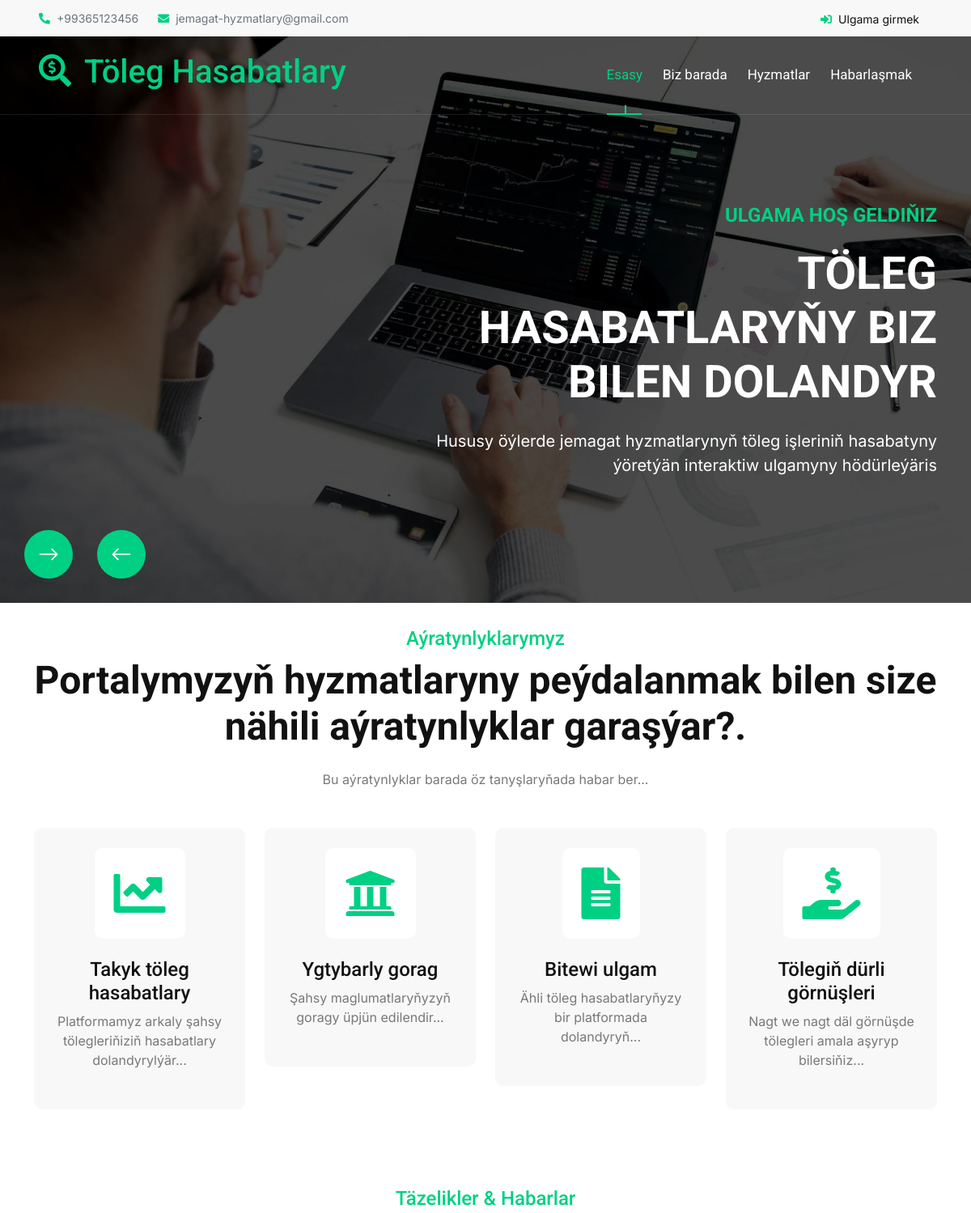
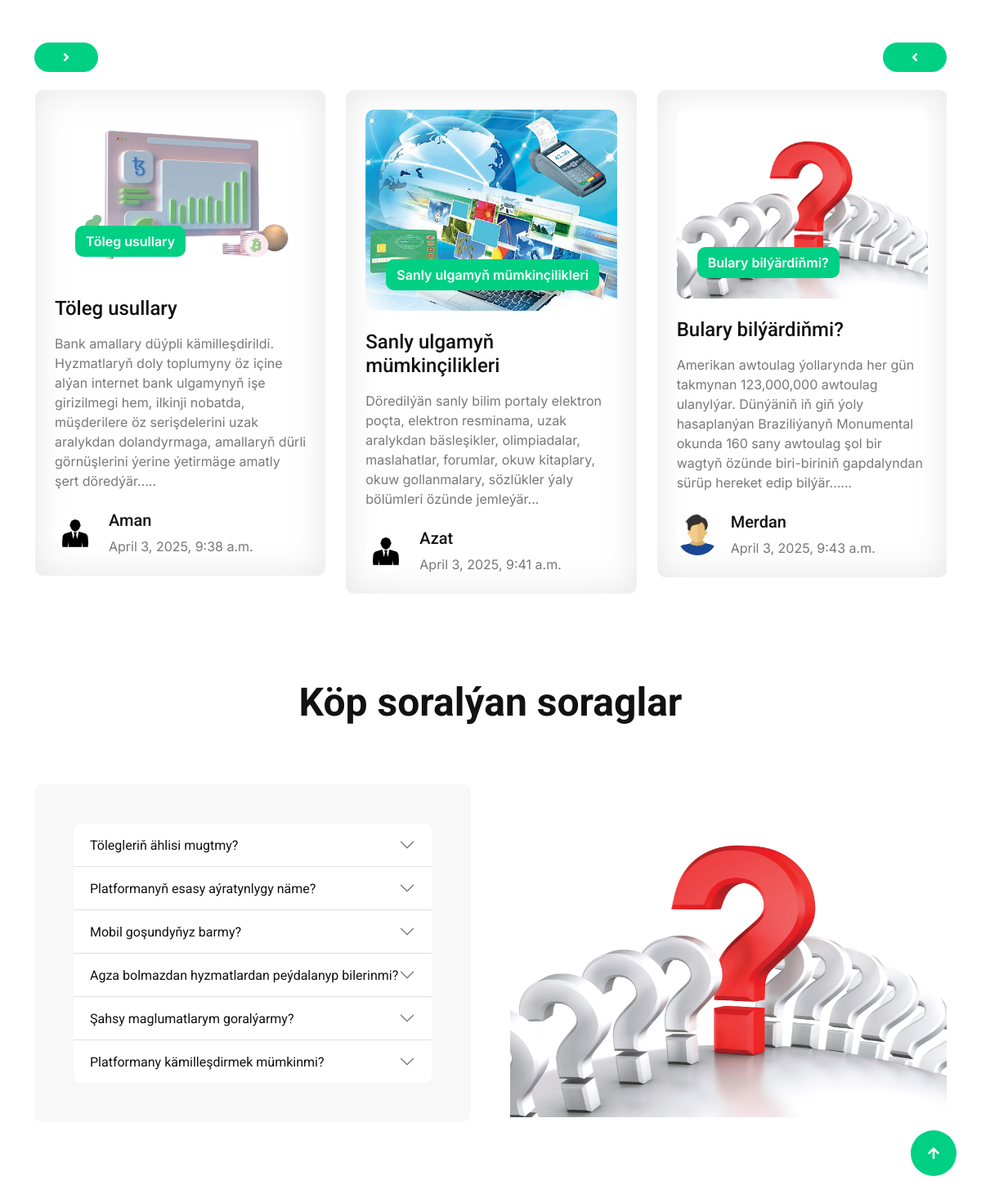
The page / on the database its author committed (2 pictures, top to bottom).
### tolegler/models.py (models this page shows, shortened)
class Habarlar(models.Model):
    goyan= models.ForeignKey(User, on_delete=models.CASCADE)
    ady=models.CharField(max_length=50,unique=True)
    goylan_senesi = models.DateTimeField(auto_now_add=True)
    beyany=models.TextField(blank=True, null=True)
    suraty=models.ImageField(upload_to='media/images/',blank=True,null=True)
    class Meta:
        verbose_name_plural="Habarlar"

class Profil(models.Model):
    ulanyjy = models.OneToOneField(User, on_delete=models.CASCADE, related_name='profil')
    telefon = models.CharField(max_length=15, blank=True, null=True)
    salgy = models.TextField(blank=True, null=True)
    suraty = models.ImageField(upload_to='media/images/', blank=True, null=True)
    doglan_guni = models.DateField(blank=True, null=True)
    class Meta:
        verbose_name_plural="Profiller"

### tolegler/views.py (the view)
# urls.py: path('', index, name='index'),
def index(request):
    habarlar = Habarlar.objects.all()
    context={
        'habarlar': habarlar
    }
    return render(request, 'tolegler/index.html',context)

### tolegler/templates/tolegler/index.html (shortened to what this page needs)
{% load static %}
<!DOCTYPE html>
<html lang="en">
    <head>
        <link rel="stylesheet" href="https://use.fontawesome.com/releases/v5.15.4/css/all.css"/>
        <link href="https://cdn.jsdelivr.net/npm/bootstrap-icons@1.4.1/font/bootstrap-icons.css" rel="stylesheet">
        <link rel="stylesheet" href="{% static 'tolegler/lib/animate/animate.min.css' %}">
        <link rel="stylesheet" href="{% static 'tolegler/lib/lightbox/css/lightbox.min.css' %}">
        <link rel="stylesheet" href="{% static 'tolegler/lib/owlcarousel/assets/owl.carousel.min.css' %}">
        <link href="{% static 'tolegler/css/bootstrap.min.css' %}" rel="stylesheet">
        <link href="{% static 'tolegler/css/style.css' %}" rel="stylesheet">
    </head>
    <body>
        <div class="container-fluid topbar bg-light px-5 d-none d-lg-block">
            <div class="row gx-0 align-items-center">
                <div class="col-lg-8 text-center text-lg-start mb-2 mb-lg-0">
                    <div class="d-flex flex-wrap">
                        <a href="tel:+01234567890" class="text-muted small me-4"><i class="fas fa-phone-alt text-primary me-2"></i>+99365123456</a>
                        <a href="mailto:example@gmail.com" class="text-muted small me-0"><i class="fas fa-envelope text-primary me-2"></i>jemagat-hyzmatlary@gmail.com</a>
                    </div>
                </div>
                <div class="col-lg-4 text-center text-lg-end">
                    <div class="d-inline-flex align-items-center" style="height: 45px;">
                        {% if not user.is_authenticated %}
                        <a href="{% url 'login' %}"><small class="me-3 text-dark"><i class="fa fa-sign-in-alt text-primary me-2"></i>Ulgama girmek</small></a>
                        {% endif %}
                    </div>
                </div>
            </div>
        </div>
        <div class="container-fluid position-relative p-0">
            <nav class="navbar navbar-expand-lg navbar-light px-4 px-lg-5 py-3 py-lg-0">
                <a href="" class="navbar-brand p-0">
                    <h1 class="text-primary"><i class="fas fa-search-dollar me-3"></i>Töleg Hasabatlary</h1>
                </a>
                <div class="collapse navbar-collapse" id="navbarCollapse">
                    <div class="navbar-nav ms-auto py-0">
                        <a href="{% url 'index' %}" class="nav-item nav-link active">Esasy</a>
                        <a href="{% url 'about' %}" class="nav-item nav-link">Biz barada</a>
                        <a href="{% url 'hyzmatlar' %}" class="nav-item nav-link">Hyzmatlar</a>
                        <a href="{% url 'contact' %}" class="nav-item nav-link">Habarlaşmak</a>
                    </div>
                </div>
            </nav>
            <div class="header-carousel owl-carousel">
                <div class="header-carousel-item">
                    <img src="{% static 'tolegler/img/carousel-1.jpg' %}" class="img-fluid w-100" alt="Image">
                    <div class="carousel-caption">
                        <div class="container">
                            <div class="row gy-0 gx-5">
                                <div class="col-lg-0 col-xl-5"></div>
                                <div class="col-xl-7 animated fadeInLeft">
                                    <div class="text-sm-center text-md-end">
                                        <h4 class="text-primary text-uppercase fw-bold mb-4">Ulgama hoş geldiňiz</h4>
                                        <h1 class="display-4 text-uppercase text-white mb-4">Töleg hasabatlaryňy biz bilen dolandyr</h1>
                                        <p class="mb-5 fs-5">Hususy öýlerde jemagat hyzmatlarynyň töleg işleriniň hasabatyny ýöretýän interaktiw ulgamyny hödürleýäris
                                        </p>
                                    </div>
                                </div>
                            </div>
                        </div>
                    </div>
                </div>
            </div>
        </div>
        <div class="container-fluid feature pb-5">
            <div class="container pb-5">
                <div class="text-center mx-auto pb-5 wow fadeInUp" data-wow-delay="0.2s" style="max-width: 800px margin-top:30px;">
                    <h4 class="text-primary" style="margin-top:30px;">Aýratynlyklarymyz</h4>
                    <h1 class="display-5 mb-4">Portalymyzyň hyzmatlaryny peýdalanmak bilen size nähili aýratynlyklar garaşýar?.</h1>
                    <p class="mb-0">Bu aýratynlyklar barada öz tanyşlaryňada habar ber...
                    </p>
                </div>
                <div class="row g-4">
                    <div class="col-md-6 col-lg-6 col-xl-3 wow fadeInUp" data-wow-delay="0.2s">
                        <div class="feature-item p-4">
                            <div class="feature-icon p-4 mb-4">
                                <i class="fas fa-chart-line fa-4x text-primary"></i>
                            </div>
                            <h4>Takyk töleg hasabatlary</h4>
                            <p class="mb-4">Platformamyz arkaly şahsy tölegleriňiziň hasabatlary dolandyrylýär...
                            </p>
                        </div>
                    </div>
                    <div class="col-md-6 col-lg-6 col-xl-3 wow fadeInUp" data-wow-delay="0.4s">
                        <div class="feature-item p-4">
                            <div class="feature-icon p-4 mb-4">
                                <i class="fas fa-university fa-4x text-primary"></i>
                            </div>
                            <h4>Ygtybarly gorag</h4>
                            <p class="mb-4">Şahsy maglumatlaryňyzyň goragy üpjün edilendir...
                            </p>
                        </div>
                    </div>
                    <div class="col-md-6 col-lg-6 col-xl-3 wow fadeInUp" data-wow-delay="0.6s">
                        <div class="feature-item p-4">
                            <div class="feature-icon p-4 mb-4">
                                <i class="fas fa-file-alt fa-4x text-primary"></i>
                            </div>
                            <h4>Bitewi ulgam</h4>
                            <p class="mb-4">Ähli töleg hasabatlaryňyzy bir platformada dolandyryň...
                            </p>
                        </div>
                    </div>
                    <div class="col-md-6 col-lg-6 col-xl-3 wow fadeInUp" data-wow-delay="0.8s">
                        <div class="feature-item p-4">
                            <div class="feature-icon p-4 mb-4">
                                <i class="fas fa-hand-holding-usd fa-4x text-primary"></i>
                            </div>
                            <h4>Tölegiň dürli görnüşleri</h4>
                            <p class="mb-4">Nagt we nagt däl görnüşde tölegleri amala aşyryp bilersiňiz...
                            </p>
                        </div>
                    </div>
                </div>
            </div>
        </div>
        <div class="container-fluid blog pb-5">
            <div class="container pb-5">
                <div class="text-center mx-auto pb-5 wow fadeInUp" data-wow-delay="0.2s" style="max-width: 800px;">
                    <h4 class="text-primary">Täzelikler & Habarlar</h4>
                </div>
                <div class="owl-carousel blog-carousel wow fadeInUp" data-wow-delay="0.2s">
                    {% for habar in habarlar %}
                    <div class="blog-item p-4">
                        <div class="blog-img mb-4">
                            <img src="{{ habar.suraty.url }}" class="img-fluid w-100 rounded" alt="">
                            <div class="blog-title">
                                <a href="#" class="btn">{{ habar.ady }}</a>
                            </div>
                        </div>
                        <a href="#" class="h4 d-inline-block mb-3">{{habar.ady}}</a>
                        <p class="mb-4">{{habar.beyany}}</p>
                        <div class="d-flex align-items-center">
                            <img src="{{habar.goyan.profil.suraty.url}}" class="img-fluid rounded-circle" style="width: 50px; height: 50px;" alt="">
                            <div class="ms-3">
                                <h5>{{ habar.goyan }}</h5>
                                <p class="mb-0">{{ habar.goylan_senesi }}</p>
                            </div>
                        </div>
                    </div>
                    {% endfor %}
                </div>
            </div>
        </div>
        <div class="container-fluid faq-section pb-5">
            <div class="container pb-5 overflow-hidden">
                <div class="text-center mx-auto pb-5 wow fadeInUp" data-wow-delay="0.2s" style="max-width: 800px;">
                    <h1 class="display-5 mb-4">Köp soralýan soraglar</h1>
                </div>
                <div class="row g-5 align-items-center">
                    <div class="col-lg-6 wow fadeInLeft" data-wow-delay="0.2s">
                        <div class="accordion accordion-flush bg-light rounded p-5" id="accordionFlushSection">
                            <div class="accordion-item rounded-top">
                                <h2 class="accordion-header" id="flush-headingOne">
                                    <button class="accordion-button collapsed rounded-top" type="button" data-bs-toggle="collapse" data-bs-target="#flush-collapseOne" aria-expanded="false" aria-controls="flush-collapseOne">
                                    Tölegleriň ählisi mugtmy?
                                    </button>
                                </h2>
                            </div>
                            <div class="accordion-item">
                                <h2 class="accordion-header" id="flush-headingTwo">
                                    <button class="accordion-button collapsed" type="button" data-bs-toggle="collapse" data-bs-target="#flush-collapseTwo" aria-expanded="false" aria-controls="flush-collapseTwo">
                                    Platformanyň esasy aýratynlygy näme?
                                    </button>
                                </h2>
                            </div>
                            <div class="accordion-item">
                                <h2 class="accordion-header" id="flush-headingThree">
                                    <button class="accordion-button collapsed" type="button" data-bs-toggle="collapse" data-bs-target="#flush-collapseThree" aria-expanded="false" aria-controls="flush-collapseThree">
                                    Mobil goşundyňyz barmy?
                                    </button>
                                </h2>
                            </div>
                            <div class="accordion-item">
                                <h2 class="accordion-header" id="flush-headingFour">
                                    <button class="accordion-button collapsed" type="button" data-bs-toggle="collapse" data-bs-target="#flush-collapseFour" aria-expanded="false" aria-controls="flush-collapseFour">
                                    Agza bolmazdan hyzmatlardan peýdalanyp bilerinmi?
                                    </button>
                                </h2>
                            </div>
                            <div class="accordion-item">
                                <h2 class="accordion-header" id="flush-headingFive">
                                    <button class="accordion-button collapsed" type="button" data-bs-toggle="collapse" data-bs-target="#flush-collapseFive" aria-expanded="false" aria-controls="flush-collapseFive">
                                    Şahsy maglumatlarym goralýarmy?
                                    </button>
                                </h2>
                            </div>
                            <div class="accordion-item rounded-bottom">
                                <h2 class="accordion-header" id="flush-headingSix">
                                    <button class="accordion-button collapsed" type="button" data-bs-toggle="collapse" data-bs-target="#flush-collapseSix" aria-expanded="false" aria-controls="flush-collapseSix">
                                    Platformany kämilleşdirmek mümkinmi?
                                    </button>
                                </h2>
                            </div>
                        </div>
                    </div>
                    <div class="col-lg-6 wow fadeInRight" data-wow-delay="0.2s">
                        <div class="bg-primary rounded">
                            <img src="{% static 'tolegler/img/soraglar.jpg' %}" class="img-fluid w-100" alt="">
                        </div>
                    </div>
                </div>
            </div>
        </div>
        <a href="#" class="btn btn-primary btn-lg-square rounded-circle back-to-top"><i class="fa fa-arrow-up"></i></a>
    </body>
</html>

### rows shown on the page
Habarlar: suraty (picture), ady "Töleg usullary", beyany "Bank amallary düýpli kämilleşdirildi. Hyzmatlaryň doly toplumyny öz içine alýan internet bank ulgamynyň işe girizilmegi hem, ilkinji nobatda, müşderilere öz serişdelerini uzak aralykdan dolandyrmaga, amallaryň dürli görnüşlerini ýerine ýetirmäge amatly şert döredýär.....", goyan.profil.suraty (picture), goyan "Aman", goylan_senesi "April 3, 2025, 9:38 a.m."
Habarlar: suraty (picture), ady "Sanly ulgamyň mümkinçilikleri", beyany "Döredilýän sanly bilim portaly elektron poçta, elektron resminama, uzak aralykdan bäsleşikler, olimpiadalar, maslahatlar, forumlar, okuw kitaplary, okuw gollanmalary, sözlükler ýaly bölümleri özünde jemleýär...", goyan.profil.suraty (picture), goyan "Azat", goylan_senesi "April 3, 2025, 9:41 a.m."
Habarlar: suraty (picture), ady "Bulary bilýärdiňmi?", beyany "Amerikan awtoulag ýollarynda her gün takmynan 123,000,000 awtoulag ulanylýar. Dünýäniň iň giň ýoly hasaplanýan Braziliýanyň Monumental okunda 160 sany awtoulag şol bir wagtyň özünde biri-biriniň gapdalyndan sürüp hereket edip bilýär......", goyan.profil.suraty (picture), goyan "Merdan", goylan_senesi "April 3, 2025, 9:43 a.m."
